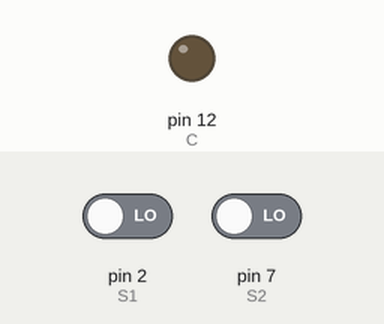
Recording of a sketch running on a simulated Arduino Uno, built with avr-gcc and run on an emulated ATmega328P. Parts: output pins drawn as LEDs (lit = HIGH). The inputs (shaded band) are chosen by the test bench; at power-on: pin 2 (S1) LOW, pin 7 (S2) LOW.

Above: at 1.2 s.
1.3 s: pin 2 (S1) driven HIGH and pin 7 (S2) driven HIGH
At 2.1 s:
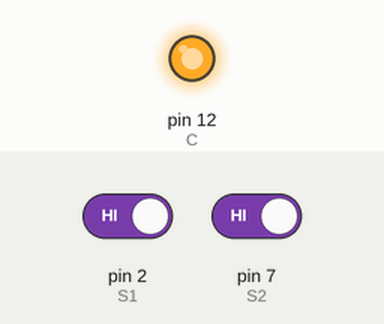
2.8 s: pin 2 (S1) driven LOW
At 3.3 s:
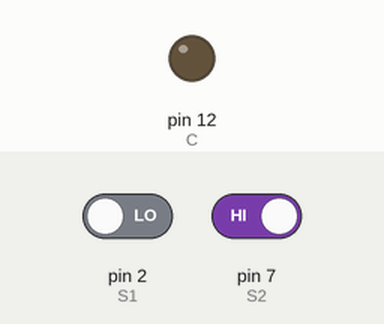
4.3 s: pin 2 (S1) driven HIGH
At 5.6 s:
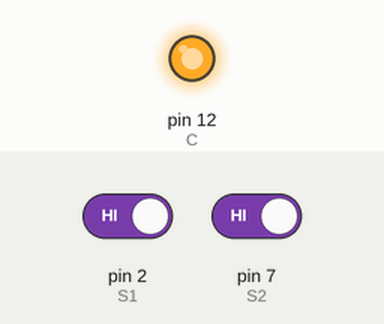
Timing chart, 0 to 7.3 s (numbered marks = the images above; inputs shaded):
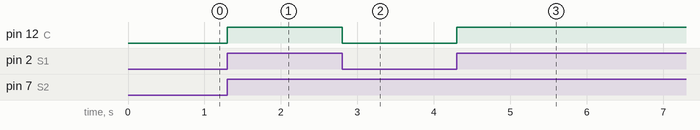

The sketch:

Montage7.ino
```cpp
#define S1 2 //Bouton 1 doit etre relier au port 2
#define S2 7 //Bouton 2 doit etre relier au port 7
#define C 12 //LED doit etre relier au port 12

bool etatS1;
bool etatS2;

void setup(){
  pinMode(S1, INPUT);
  pinMode(S2, INPUT);
  pinMode(C, OUTPUT);
}

void loop(){
  etatS1 = digitalRead(S1);
  etatS2 = digitalRead(S2);
  if(etatS1 && etatS2 == true)
    digitalWrite(C, HIGH);
    else
    digitalWrite(C, LOW);
}
```

Measured:
- after the input at 1.3 s, pin 12 (C): LOW → HIGH at once
- after the input at 2.8 s, pin 12 (C): HIGH → LOW at once
- after the input at 4.3 s, pin 12 (C): LOW → HIGH at once
